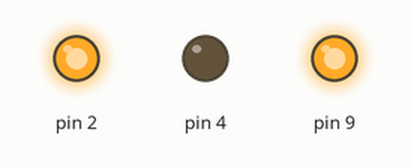
Recording of a sketch running on a simulated Arduino Uno, built with avr-gcc and run on an emulated ATmega328P. Shown: output pins drawn as LEDs (lit = HIGH).

Above: at 0.1 s.
Timing chart, 0 to 1.6 s (numbered marks = the images above):
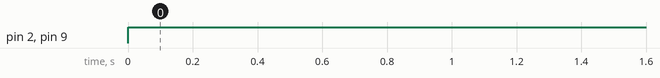

The sketch:

motor_driver_testing.ino
```cpp
void setup() {
  // put your setup code here, to run once:

 pinMode(9, OUTPUT);
 pinMode(2, OUTPUT);
 pinMode(4, OUTPUT);

}

void loop() {

  digitalWrite(2, 1);
  digitalWrite(4, 0);
  analogWrite(9, 255);
  delay(500);
  /*
  digitalWrite(2,0);
  digitalWrite(4,0);//gives a (more) hard stop
  delay(500);
  digitalWrite(2,0);
  digitalWrite(4,1);
  analogWrite(9, 20);
  delay(500);
  analogWrite(9,0);//gives a coasting stop
  delay(500);
  */


}
```

Measured:
- by itself, pin 2, pin 9: LOW → HIGH at 0.00 s
